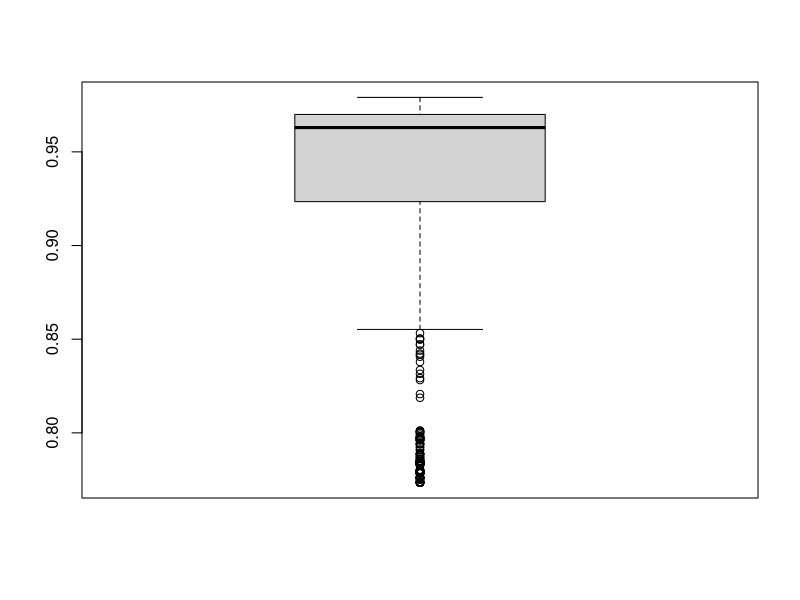
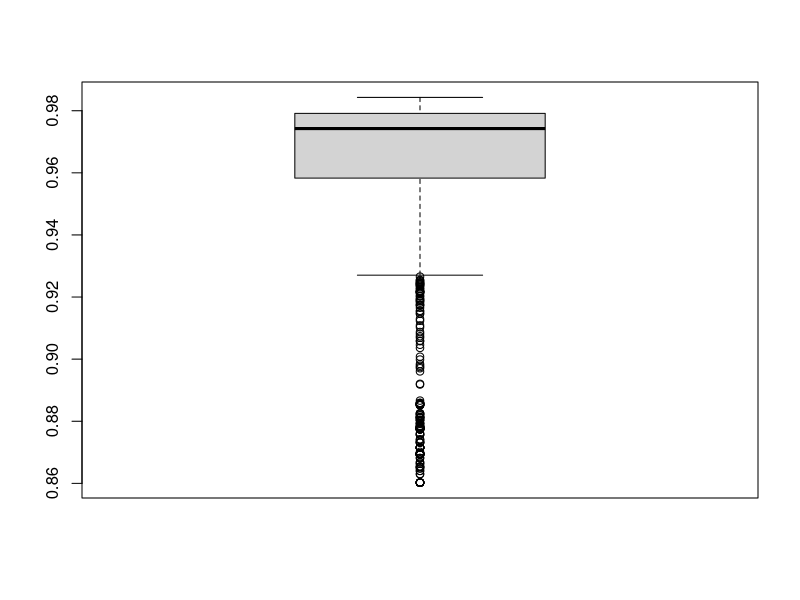
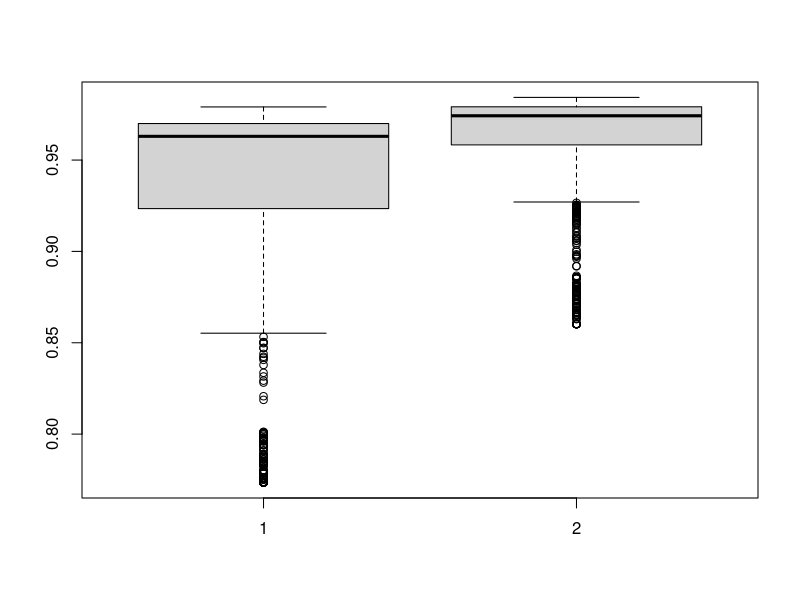
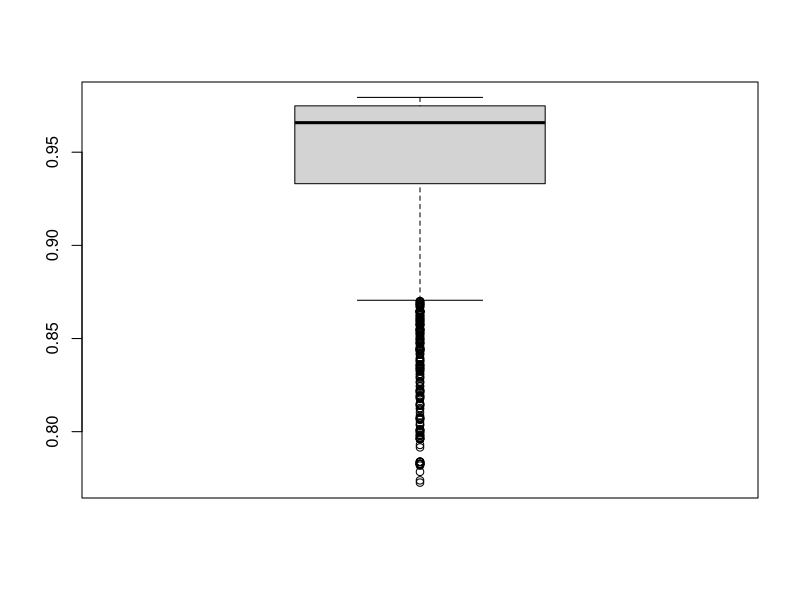

R code for these plots, in order: (Note: this script raises an error after producing the figures.)
setwd("F:/Git/github/r-scripts/metric-selection") # Pfad bitte anpassen
#setwd("/Users/sebastian/git/github/r-scripts/metric-selection")
#setwd("C://Users//Lorik//Documents//GitHub//r-scripts//metric-selection")


# read results of first run with all metrics
library(data.table)
metric_comparison <- fread("MetricComparison_aggregated-all.csv", header=TRUE, sep=";", quote="\"", strip.white=TRUE, showProgress=TRUE, encoding="UTF-8", na.strings=c("", "null"), stringsAsFactors=FALSE)
nrow(metric_comparison)
# 1474


### TEXT ###

MatthewsCorrelationText <- metric_comparison$MatthewsCorrelationText

summary(MatthewsCorrelationText)
# Min. 1st Qu.  Median    Mean 3rd Qu.    Max. 
# 0.7735  0.9235  0.9630  0.9339  0.9700  0.9791 

boxplot(MatthewsCorrelationText)

MatthewsCorrelationText_99 <- MatthewsCorrelationText[MatthewsCorrelationText >= quantile(MatthewsCorrelationText, 0.99)]

length(MatthewsCorrelationText_99)
# 15

MatthewsCorrelationText_99_metrics <- unique(metric_comparison[metric_comparison$MatthewsCorrelationText %in% MatthewsCorrelationText_99,]$Metric)
length(MatthewsCorrelationText_99_metrics)
# 14

MatthewsCorrelationText_99_metrics
# [1] "cosineThreeGramNormalizedBool"   
# [2] "fourGramDice"                    
# [3] "fiveGramDiceNormalized"          
# [4] "threeGramDiceNormalized"         
# [5] "winnowingThreeGramDiceNormalized"
# [6] "manhattanFiveGramNormalized"     
# [7] "manhattanThreeGramNormalized"    
# [8] "fourGramDiceNormalizedPadding"   
# [9] "fiveGramDice"                    
# [10] "threeGramDice"                   
# [11] "fiveGramDiceNormalizedPadding"   
# [12] "fourGramDiceNormalized"          
# [13] "tokenDiceNormalized"             
# [14] "manhattanFourGramNormalized"


### CODE ###

MatthewsCorrelationCode <- metric_comparison$MatthewsCorrelationCode

summary(MatthewsCorrelationCode)
# Min. 1st Qu.  Median    Mean 3rd Qu.    Max. 
# 0.8602  0.9583  0.9743  0.9595  0.9792  0.9843 

boxplot(MatthewsCorrelationCode)

MatthewsCorrelationCode_99 <- MatthewsCorrelationCode[MatthewsCorrelationCode >= quantile(MatthewsCorrelationCode, 0.99)]

length(MatthewsCorrelationCode_99)
# 15

MatthewsCorrelationCode_99_metrics <- unique(metric_comparison[metric_comparison$MatthewsCorrelationCode %in% MatthewsCorrelationCode_99,]$Metric)
length(MatthewsCorrelationCode_99_metrics)
# 10

MatthewsCorrelationCode_99_metrics
# [1] "manhattanFiveGramNormalized"      
# [2] "twoShingleDiceNormalized"         
# [3] "fiveGramDiceNormalized"           
# [4] "winnowingFourGramOptimalAlignment"
# [5] "manhattanTwoShingleNormalized"    
# [6] "fourGramDiceNormalized"           
# [7] "manhattanFourGramNormalized"      
# [8] "fiveGramJaccard"                  
# [9] "manhattanThreeGramNormalized"     
# [10] "fourGramJaccard"  


### BOTH ###

boxplot(MatthewsCorrelationText, MatthewsCorrelationCode)

selected_metrics <- unique(c(
  metric_comparison[metric_comparison$MatthewsCorrelationText %in% MatthewsCorrelationText_99,]$Metric,
  metric_comparison[metric_comparison$MatthewsCorrelationCode %in% MatthewsCorrelationCode_99,]$Metric
))

length(selected_metrics)
# 19

selected_metrics
# [1] "cosineThreeGramNormalizedBool"    
# [2] "fourGramDice"                     
# [3] "fiveGramDiceNormalized"           
# [4] "threeGramDiceNormalized"          
# [5] "winnowingThreeGramDiceNormalized" 
# [6] "manhattanFiveGramNormalized"      
# [7] "manhattanThreeGramNormalized"     
# [8] "fourGramDiceNormalizedPadding"    
# [9] "fiveGramDice"                     
# [10] "threeGramDice"                    
# [11] "fiveGramDiceNormalizedPadding"    
# [12] "fourGramDiceNormalized"           
# [13] "tokenDiceNormalized"              
# [14] "manhattanFourGramNormalized"      
# [15] "twoShingleDiceNormalized"         
# [16] "winnowingFourGramOptimalAlignment"
# [17] "manhattanTwoShingleNormalized"    
# [18] "fiveGramJaccard"                  
# [19] "fourGramJaccard"



# read results of second run with selected metrics and more thresholds
library(data.table)
metric_comparison_selected <- fread("MetricComparison_aggregated-selected.csv", header=TRUE, sep=";", quote="\"", strip.white=TRUE, showProgress=TRUE, encoding="UTF-8", na.strings=c("", "null"), stringsAsFactors=FALSE)
nrow(metric_comparison_selected)
# 2020


### TEXT ###

MatthewsCorrelationText <- metric_comparison_selected$MatthewsCorrelationText

summary(MatthewsCorrelationText)
# Min. 1st Qu.  Median    Mean 3rd Qu.    Max. 
# 0.7735  0.9240  0.9640  0.9370  0.9739  0.9795

boxplot(MatthewsCorrelationText)

max(MatthewsCorrelationText)
# 0.979533

selected_metric_text <- metric_comparison_selected[metric_comparison_selected$MatthewsCorrelationText == max(MatthewsCorrelationText)]
selected_metrics_text$Metric
# [1] "manhattanFourGramNormalized"
selected_metrics_text$Threshold
# 0.17


### CODE ###

MatthewsCorrelationCode <- metric_comparison_selected$MatthewsCorrelationCode

summary(MatthewsCorrelationCode)
# Min. 1st Qu.  Median    Mean 3rd Qu.    Max. 
# 0.8602  0.9616  0.9769  0.9627  0.9813  0.9843 

boxplot(MatthewsCorrelationCode)

max(MatthewsCorrelationCode)
# 0.9842914

selected_metric_code <- metric_comparison_selected[metric_comparison_selected$MatthewsCorrelationCode == max(MatthewsCorrelationCode)]
selected_metric_code$Metric
# [1] "fiveGramJaccard"              
# [2] "manhattanTwoShingleNormalized"
# [3] "fiveGramDice"
min_runtime_selected_metric_code <- min(selected_metric_code$Runtime)
selected_metric_code <- metric_comparison_selected[metric_comparison_selected$MatthewsCorrelationCode == max(MatthewsCorrelationCode)
                                                & metric_comparison_selected$Runtime == min_runtime_selected_metric_code]
selected_metric_code$Metric
# [1] "fiveGramDice"
selected_metric_code$Threshold
# 0.33
